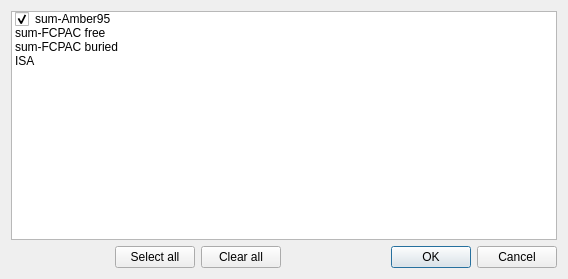
<?xml version="1.0" encoding="UTF-8"?>
<ui version="4.0">
 <class>Pondx</class>
 <widget class="QDialog" name="Pondx">
  <property name="geometry">
   <rect>
    <x>0</x>
    <y>0</y>
    <width>568</width>
    <height>279</height>
   </rect>
  </property>
  <property name="windowTitle">
   <string>Ponderations</string>
  </property>
  <property name="windowIcon">
   <iconset>
    <normaloff>:/newPrefix/RNA_2_Icon.ico</normaloff>:/newPrefix/RNA_2_Icon.ico</iconset>
  </property>
  <layout class="QVBoxLayout" name="verticalLayout">
   <item>
    <widget class="QListWidget" name="listWidget">
     <item>
      <property name="text">
       <string>sum-Amber95</string>
      </property>
      <property name="checkState">
       <enum>Checked</enum>
      </property>
     </item>
     <item>
      <property name="text">
       <string>sum-FCPAC free</string>
      </property>
      <property name="checkState">
       <enum>Unchecked</enum>
      </property>
      <property name="flags">
       <set>ItemIsUserCheckable|ItemIsEnabled</set>
      </property>
     </item>
     <item>
      <property name="text">
       <string>sum-FCPAC buried</string>
      </property>
      <property name="checkState">
       <enum>Unchecked</enum>
      </property>
      <property name="flags">
       <set>ItemIsSelectable|ItemIsUserCheckable|ItemIsEnabled</set>
      </property>
     </item>
     <item>
      <property name="text">
       <string>ISA</string>
      </property>
      <property name="checkState">
       <enum>Unchecked</enum>
      </property>
     </item>
    </widget>
   </item>
   <item>
    <layout class="QHBoxLayout" name="horizontalLayout_2">
     <item>
      <layout class="QHBoxLayout" name="horizontalLayout">
       <item>
        <spacer name="horizontalSpacer">
         <property name="orientation">
          <enum>Qt::Horizontal</enum>
         </property>
         <property name="sizeHint" stdset="0">
          <size>
           <width>40</width>
           <height>20</height>
          </size>
         </property>
        </spacer>
       </item>
       <item>
        <widget class="QPushButton" name="Select_all">
         <property name="text">
          <string>Select all</string>
         </property>
        </widget>
       </item>
       <item>
        <widget class="QPushButton" name="Clear_all">
         <property name="text">
          <string>Clear all</string>
         </property>
        </widget>
       </item>
      </layout>
     </item>
     <item>
      <widget class="QDialogButtonBox" name="buttonBox">
       <property name="orientation">
        <enum>Qt::Horizontal</enum>
       </property>
       <property name="standardButtons">
        <set>QDialogButtonBox::Cancel|QDialogButtonBox::Ok</set>
       </property>
      </widget>
     </item>
    </layout>
   </item>
  </layout>
 </widget>
 <resources/>
 <connections>
  <connection>
   <sender>buttonBox</sender>
   <signal>accepted()</signal>
   <receiver>Pondx</receiver>
   <slot>accept()</slot>
   <hints>
    <hint type="sourcelabel">
     <x>505</x>
     <y>255</y>
    </hint>
    <hint type="destinationlabel">
     <x>157</x>
     <y>274</y>
    </hint>
   </hints>
  </connection>
  <connection>
   <sender>buttonBox</sender>
   <signal>rejected()</signal>
   <receiver>Pondx</receiver>
   <slot>reject()</slot>
   <hints>
    <hint type="sourcelabel">
     <x>316</x>
     <y>260</y>
    </hint>
    <hint type="destinationlabel">
     <x>286</x>
     <y>274</y>
    </hint>
   </hints>
  </connection>
 </connections>
</ui>
